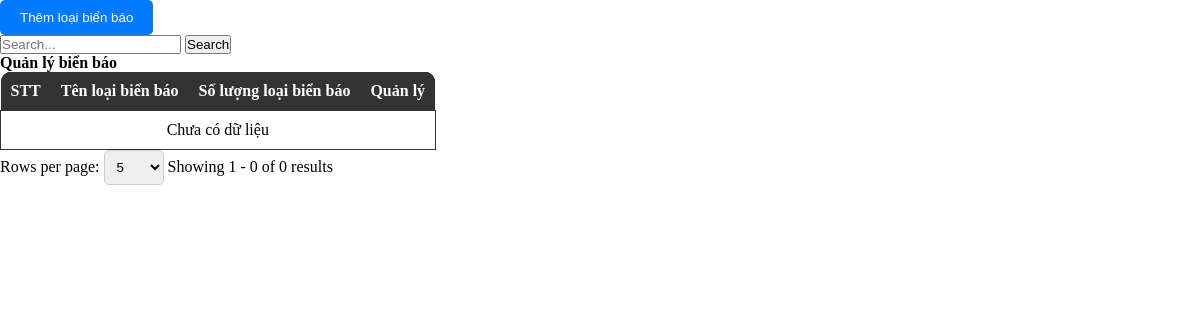
Before: /admin/pages/Notice/NoticeIndex.php with the older database file.
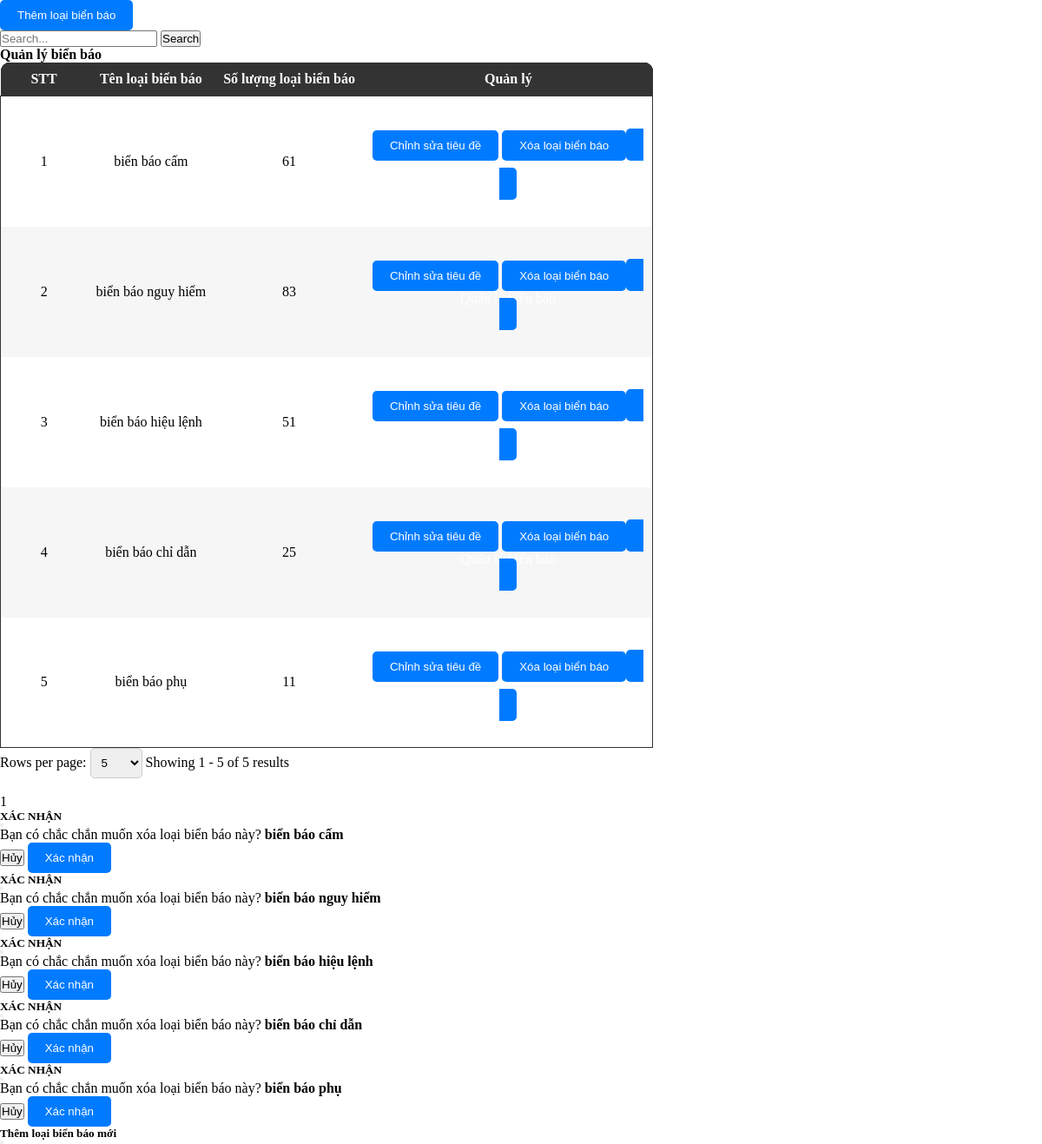
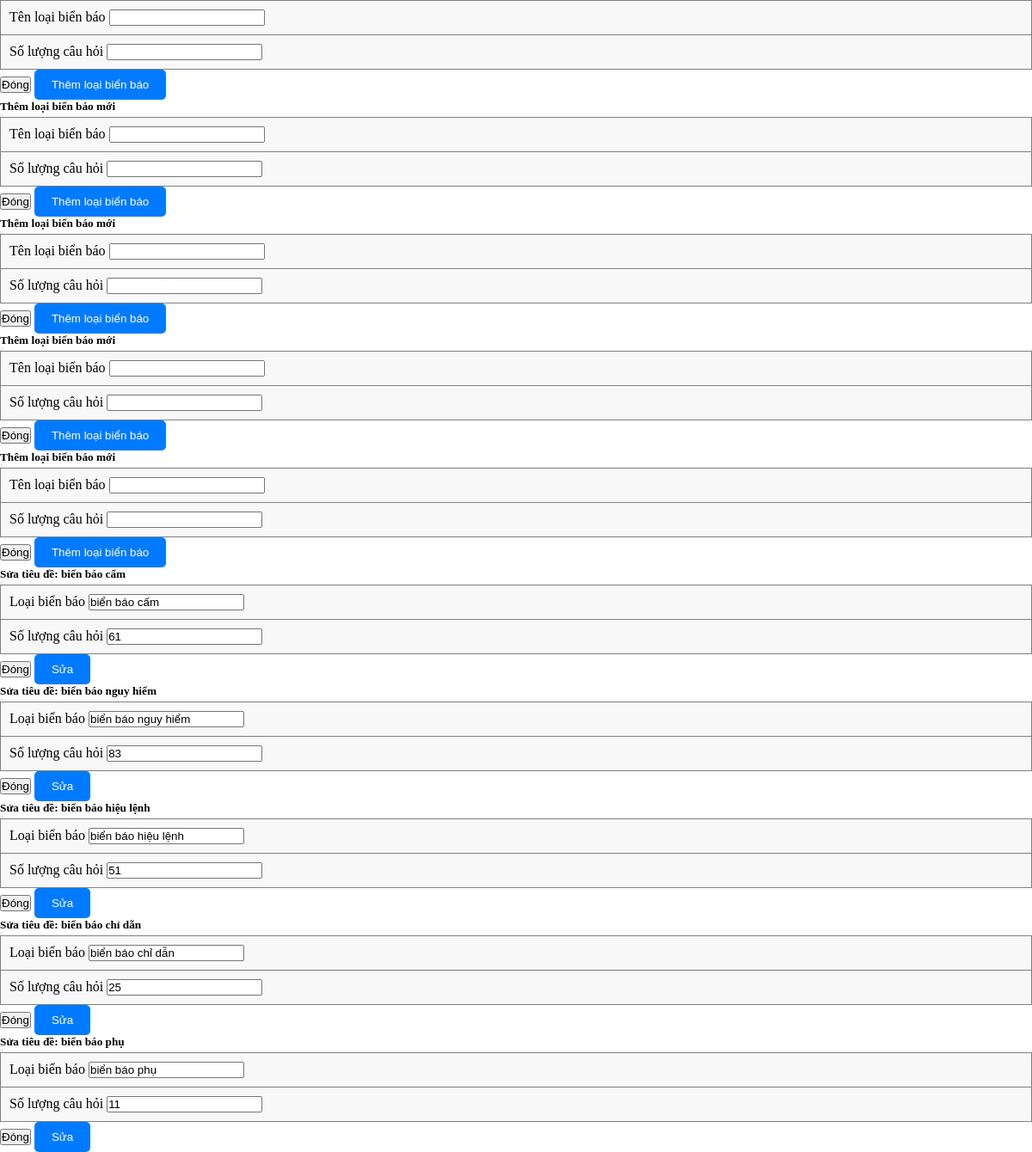
After: the same page with the newer database file (2 pictures, top to bottom).
### tables this page shows
CREATE TABLE `tbl_titlenoticeboard` (
  `id` int(100) NOT NULL,
  `count` int(100) NOT NULL,
  `title` varchar(1000) NOT NULL
);

### admin/pages/Notice/NoticeIndex.php (the view, shortened to what the changed rows need)
<link rel="stylesheet" href="./styles/ProductStyles.css">
<?php
$countAllSql = "SELECT * FROM tbl_titlenoticeboard";
$total_records = mysqli_num_rows(mysqli_query($connect, $countAllSql));
$pageIndex = isset($_GET['page']) ? $_GET['page'] : 1;
$pageSize = isset($_GET['limit']) ? $_GET['limit'] : 5;
$total_page = ceil($total_records / $pageSize);
$start = ($pageIndex - 1) * $pageSize;
$search = '';
$getTableDataSql = "";
if (isset($_GET['search'])) {
    $getTableDataSql = "SELECT * FROM tbl_titlenoticeboard
    WHERE
        title LIKE N'%" . $search . "%'
    LIMIT $start, $pageSize";
} else {
    $getTableDataSql = "SELECT * FROM tbl_titlenoticeboard LIMIT $start, $pageSize";
}
$tableData = mysqli_query($connect, $getTableDataSql);
?>
<div class="container p-0">
    <table class="w-100">
        <thead class="table-head w-100">
            <tr class="table-heading">
                <th class="noWrap">STT</th>
                <th class="noWrap">Tên loại biển báo</th>
                <th class="noWrap">Số lượng loại biển báo</th>
                <th class="noWrap">Quản lý </th>
            </tr>
        </thead>
        <tbody class="table-body">
            <?php
            $hasData = false;
            while ($row = mysqli_fetch_array($tableData)) {
                $hasData = true;
            ?>
                <tr>
                    <td class="tensanpham">
                        <?php echo $row['id'] ?>
                    </td>
                    <td>
                        <?php echo $row['title'] ?>
                    </td>
                    <td>
                        <?php echo $row['count'] ?>
                    </td>
                    <td>
                        <button type="button" class="btn btn-primary mb-2 mt-3 con-tooltip top" data-bs-toggle="modal" data-bs-target="#editPopup_<?php echo $row['id']; ?>">
                            <div class="tooltip">
                                <p>Chỉnh sửa tiêu đề</p>
                            </div>
                        </button>
                        <button type="button" class="btn btn-primary mb-2 mt-3 con-tooltip top" data-bs-toggle="modal" data-bs-target="#confirmPopup_<?php echo $row['id']; ?>">
                            <div class="tooltip">
                                <p>Xóa loại biển báo</p>
                            </div>
                        </button>
                        <a class='btn btn-primary mb-2 mt-3 con-tooltip top text-white productSizeButton color-white' href="?workingPage=detail&noticeId=<?php echo $row['id']; ?>">
                            <div class="tooltip">
                                <p>Quản lý biển báo</p>
                            </div>
                        </a>
                    </td>
                </tr>
            <?php
            }
            if (!$hasData) {
            ?>
                <tr>
                    <td colspan="8">
                        Chưa có dữ liệu
                    </td>
                </tr>
            <?php
            }
            ?>
        </tbody>
    </table>
    <form action="" method="GET">
        <nav class="row py-2" aria-label="Page navigation example">
            <div class="paganation-infor col py-2">
                <form action="" method="GET">
                    <label for="limitSelect">Rows per page:</label>
                    <select name="limit" id="limitSelect" onchange="updatePageAndLimit()">
                    </select>
                </form>
                <label class="mr-4">Showing
                    <?php
                    $startItem = ($pageIndex - 1) * $pageSize + 1;
                    $endItem = min($pageIndex * $pageSize, $total_records);
                    echo "{$startItem} - {$endItem} of {$total_records} results";
                    ?>
                </label>
            </div>
            <ul class="m-0 pagination justify-content-end py-2 col">
                <?php
                for ($i = 1; $i <= $total_page; $i++) {
                    if ($i == $pageIndex) {
                        echo '<li class="page-item light">
                        <span name="page" class="page-link text-reset text-white bg-dark" href="?workingPage=notice&limit=' . ($pageSize) . '&page=' . ($i) . '"> ' . ($i) . ' </span>
                        </li>';
                    }
                }
                ?>
            </ul>
    </form>
</div>
<?php
$tableData = mysqli_query($connect, $getTableDataSql);
while ($row = mysqli_fetch_array($tableData)) {
    include "./pages/Notice/NoticeConfirmDelete.php";
}
?>
<?php
$tableData = mysqli_query($connect, $getTableDataSql);
while ($row = mysqli_fetch_array($tableData)) {
    include "./pages/Notice/AddNoticePopup.php";
}
?>
<?php
$tableData = mysqli_query($connect, $getTableDataSql);
while ($row = mysqli_fetch_array($tableData)) {
    include "./pages/Notice/EditNoticePopup.php";
}
?>

### admin/pages/Notice/NoticeConfirmDelete.php
<div class="modal fade" id="confirmPopup_<?php echo $row['id']; ?>" tabindex="-1" aria-labelledby="exampleModalLabel" aria-hidden="true">
    <div class="modal-dialog modal-lg">
        <div class="modal-content">
            <div class="modal-header bg-dark">
                <h5 class="text-center text-white">XÁC NHẬN</h5>
                <button type="button" class="btn-close btn-close-white" data-bs-dismiss="modal" aria-label="Close"></button>
            </div>
            <div class="modal-body p-0">
                <form id="orderForm" method="POST" action="pages/Notice/NoticeLogic.php?id=<?php echo $row['id']; ?>" enctype="multipart/form-data">
                    <table border="1" width="100%" padding="10px" style="border-collapse: collapse;">
                        <p class="p-4 m-0">
                            Bạn có chắc chắn muốn xóa loại biển báo này? <b><?php echo $row['title']; ?></b>
                        </p>
                    </table>
                    <div class="modal-footer">
                        <button type="button" class="btn btn-outline-secondary pt-2 pb-2" data-bs-dismiss="modal">Hủy</button>
                        <button type="submit" class="btn btn-primary" name="deleteNotice">Xác nhận</button>
                    </div>
                </form>
            </div>
        </div>
    </div>
</div>

### admin/pages/Notice/AddNoticePopup.php (shortened to what the changed rows need)
<div class="modal fade" id="addNotice" tabindex="-1" aria-labelledby="exampleModalLabel" aria-hidden="false">
    <div class="modal-dialog modal-lg">
        <div class="modal-content">
            <div class="modal-header bg-dark">
                <h5 class="text-center text-white">Thêm loại biển báo mới</h5>
                <button type="button" class="btn-close btn-close-white" data-bs-dismiss="modal" aria-label="Close"></button>
            </div>
            <div class="modal-body">
                <form id="categoryForm" method="POST" action="pages/Notice/NoticeLogic.php" enctype="multipart/form-data">
                    <table border="1" width="100%" padding="10px" style="border-collapse: collapse;">
                        <tr>
                            <td class="row">
                                <div class="mb-2 col">
                                    <label for="transferFee" class="form-label">Tên loại biển báo</label>
                                    <input required name="name" type="text" class="form-control" id="transferFee">
                                </div>
                            </td>
                        </tr>
                        <tr>
                            <td class="row">
                                <div class="mb-2 col">
                                    <label for="description" class="form-label">Số lượng câu hỏi</label>
                                    <input type="number" name="count" class="form-control" id="description" rows="3"></input>
                                </div>
                            </td>
                        </tr>
                    </table>
            </div>
            <div class="modal-footer">
                <button type="button" class="btn btn-outline-secondary pt-2 pb-2" data-bs-dismiss="modal">Đóng</button>
                <button type="submit" class="btn btn-primary" name="addNotice">Thêm loại biển báo</button>
            </div>
        </div>
    </div>
</div>

### admin/pages/Notice/EditNoticePopup.php
<div class="modal fade" id="editPopup_<?php echo $row['id']; ?>" tabindex="-1" aria-labelledby="exampleModalLabel" aria-hidden="true">
    <div class="modal-dialog modal-lg">
        <form method="POST" action="pages/Notice/NoticeLogic.php?id=<?php echo $row['id']; ?>" enctype="multipart/form-data">
            <div class="modal-content">
                <div class="modal-header bg-dark">
                    <h5 class="text-center text-white">Sửa tiêu đề: <?php echo $row['title']; ?></h5>
                    <button type="button" class="btn-close btn-close-white" data-bs-dismiss="modal" aria-label="Close"></button>
                </div>
                <div class="modal-body">
                <table border="1" width="100%" padding="10px" style="border-collapse: collapse;">
                        <tr>
                            <td class="row">
                                <div class="mb-2 col">
                                    <label for="transferFee" class="form-label">Loại biển báo</label>
                                    <input value="<?php echo $row['title'] ?>" required name="name" type="text" class="form-control" id="transferFee">
                                </div>
                            </td>
                        </tr>
                        <tr>
                            <td class="row">
                                <div class="mb-2 col">
                                    <label for="description" class="form-label">Số lượng câu hỏi</label>
                                    <input value="<?php echo $row['count'] ?>" name="quantity" class="form-control" id="description" rows="3"></input>
                                </div>
                            </td>
                        </tr>
                    </table>
                </div>
                <div class="modal-footer">
                    <button type="button" class="btn btn-outline-secondary pt-2 pb-2" data-bs-dismiss="modal">Đóng</button>
                    <button type="submit" class="btn btn-primary" name="editNotice">Sửa</button>
                </div>
            </div>
        </form>
    </div>
</div>

Changed rows visible on the page:
added tbl_titlenoticeboard: id "1", title "biển báo cấm", count "61", name "biển báo cấm", quantity "61"
added tbl_titlenoticeboard: id "2", title "biển báo nguy hiểm", count "83", name "biển báo nguy hiểm", quantity "83"
added tbl_titlenoticeboard: id "3", title "biển báo hiệu lệnh", count "51", name "biển báo hiệu lệnh", quantity "51"
added tbl_titlenoticeboard: id "4", title "biển báo chỉ dẫn", count "25", name "biển báo chỉ dẫn", quantity "25"
added tbl_titlenoticeboard: id "5", title "biển báo phụ", count "11", name "biển báo phụ", quantity "11"
Other visible differences:
$endItem: "0" → "5"
$total_records: "0" → "5"
new list line: "1"
text no longer shown: "Chưa có dữ liệu"
